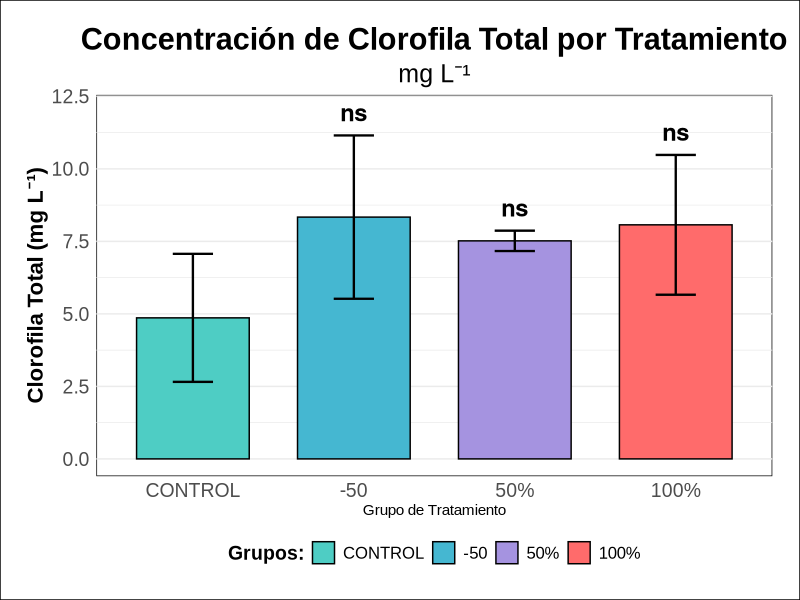
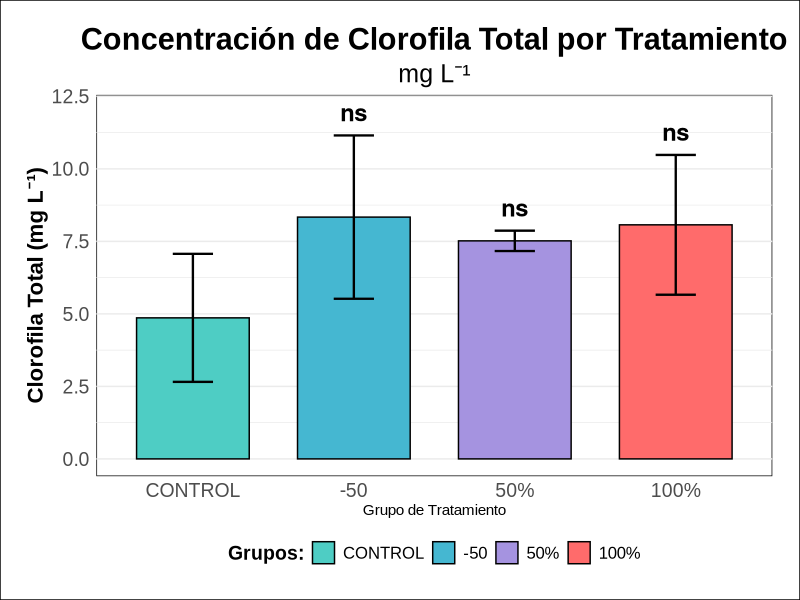

Source code (R) for these figures, in order:
# ----------------------------------
# 1. CARGAR PAQUETES Y DATOS
# ----------------------------------
library(tidyverse)
library(multcomp)
library(ggtext)

# Nuevos datos de clorofila calculando la media de las repeticiones
datos_clorofila <- data.frame(
  Grupo = factor(rep(c("-50", "CONTROL", "50%", "100%"), each = 3), levels = c("CONTROL", "-50", "50%", "100%")),
  Repetición = factor(rep(1:3, 4)),
  Clorofila_Total = c(5.205627, 10.661413, 9.143213,
                      5.743707, 6.494213, 2.351240,
                      7.868960, 7.517687, 7.166447,
                      5.298240, 9.244453, 9.668360)
)

# ----------------------------------
# 2. ANÁLISIS ESTADÍSTICO
# ----------------------------------
dunnett_resultados <- datos_clorofila %>%
  group_by(NULL) %>% # No agrupamos por días
  group_modify(~ {
    .x$Grupo <- relevel(.x$Grupo, ref = "CONTROL")
    modelo <- aov(Clorofila_Total ~ Grupo, data = .x)
    dunnett <- glht(modelo, linfct = mcp(Grupo = "Dunnett"))
    resumen <- summary(dunnett)
    
    data.frame(
      contrast = names(coef(dunnett)),
      estimate = as.numeric(coef(dunnett)),
      p.value = as.numeric(resumen$test$pvalues),
      stringsAsFactors = FALSE
    )
  }) %>%
  ungroup() %>%
  mutate(
    contrast = str_remove(contrast, " - CONTROL"),
    p.adj = p.value,
    p.adj.signif = case_when(
      p.adj > 0.05 ~ "ns",
      p.adj <= 0.05 & p.adj > 0.01 ~ "*",
      p.adj <= 0.01 & p.adj > 0.001 ~ "**",
      p.adj <= 0.001 ~ "***"
    )
  )

# Preparar datos para gráfico
datos_resumen_clorofila <- datos_clorofila %>%
  group_by(Grupo) %>%
  summarise(
    Media_Clorofila = mean(Clorofila_Total),
    DE_Clorofila = sd(Clorofila_Total),
    n = n(),
    .groups = "drop"
  )

resultados_grafico <- datos_resumen_clorofila %>%
  filter(Grupo != "CONTROL") %>%
  left_join(dunnett_resultados, by = c("Grupo" = "contrast")) %>%
  mutate(y.position = Media_Clorofila + DE_Clorofila + 0.8)

# ----------------------------------
# 3. GRÁFICO CON LEYENDA
# ----------------------------------
grafico_final_leyenda <- ggplot(datos_resumen_clorofila, aes(x = Grupo, y = Media_Clorofila, fill = Grupo)) +
  geom_bar(stat = "identity", color = "black", position = position_dodge(), width = 0.7) +
  geom_errorbar(aes(ymin = Media_Clorofila - DE_Clorofila,
                    ymax = Media_Clorofila + DE_Clorofila),
                width = 0.25,
                position = position_dodge(0.7),
                size = 0.8) +
  scale_fill_manual(values = c("CONTROL" = "#4ECDC4",
                               "-50" = "#45B7D1",
                               "50%" = "#A593E0",
                               "100%" = "#FF6B6B"),
                    name = "Grupos:") +
  geom_text(data = resultados_grafico %>% filter(!is.na(p.adj.signif)),
            aes(x = Grupo, y = y.position, label = p.adj.signif),
            size = 6, fontface = "bold", color = "black",
            position = position_dodge(width = 0.7)) +
  labs(
    title = "Concentración de Clorofila Total por Tratamiento",
    subtitle = "mg L⁻¹",
    x = "Grupo de Tratamiento",
    y = "Clorofila Total (mg L⁻¹)"
  ) +
  theme_minimal() +
  theme(
    text = element_text(family = "Arial"),
    plot.background = element_rect(fill = "white"),
    panel.background = element_rect(fill = "white"),
    plot.title = element_text(face = "bold", hjust = 0.5, size = 22),
    plot.subtitle = element_text(hjust = 0.5, size = 18),
    axis.title.y = element_text(face = "bold", size = 16),
    axis.text.x = element_text(size = 14),
    axis.text.y = element_text(size = 14),
    legend.position = "bottom",
    legend.title = element_text(face = "bold", size = 14),
    legend.text = element_text(size = 12),
    panel.grid.major.x = element_blank(),
    panel.grid.minor.x = element_blank(),
    plot.margin = margin(20, 20, 20, 20),
    strip.background = element_rect(fill = "lightgray")
  )

# Mostrar gráfico
print(grafico_final_leyenda)

# Exportar en alta calidad
ggsave("clorofila_tratamientos.tiff", plot = grafico_final_leyenda,
       device = "tiff", dpi = 1200, bg = "white",
       width = 10, height = 6, units = "in", compression = "lzw")
